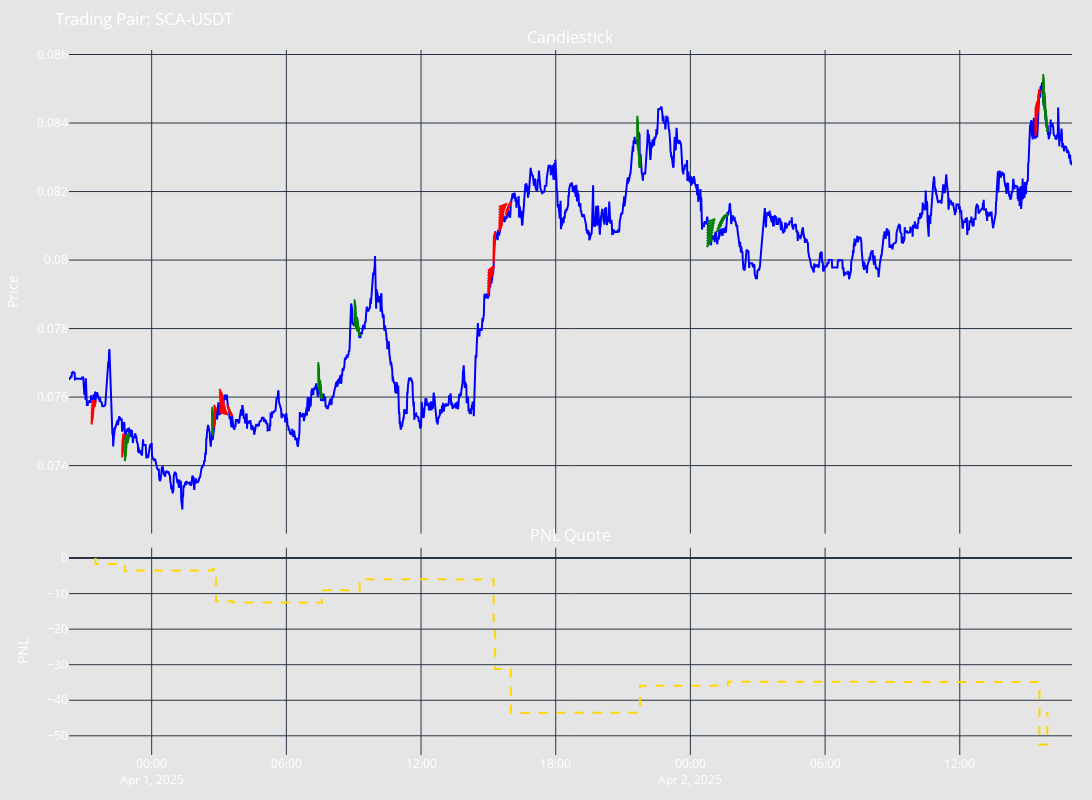

This figure's notebook cell:
### Code cell
# Let's see what is inside the backtesting results
print(backtesting_result.get_results_summary())
backtesting_result.get_backtesting_figure()
